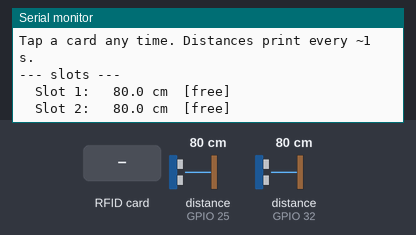
This sketch was run on a simulated ESP32. Parts: the last lines printed to the serial monitor. Wiring (inferred from the names in the program): 2 × ultrasonic range finder: trigger GPIO 26, echo GPIO 25 / trigger GPIO 33, echo GPIO 32. Inputs (shaded band) come from the test bench; at power-on: distance to the obstacle (sensors on GPIO 25, GPIO 32) 80 cm. The echo pulse lasts 58.3 µs per cm.

Above: at 1.5 s.
1.6 s: distance to the obstacle (sensor on GPIO 25) set to 2 cm
At 3.0 s:
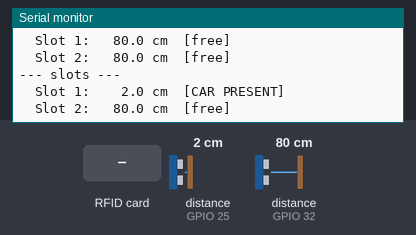
4.6 s: distance to the obstacle (sensor on GPIO 32) set to 9 cm
At 6.1 s:
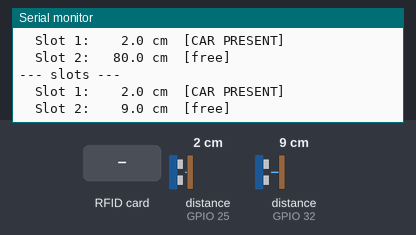
7.6 s: RFID card 5E 7A 19 C4 held to the reader
At 8.2 s:
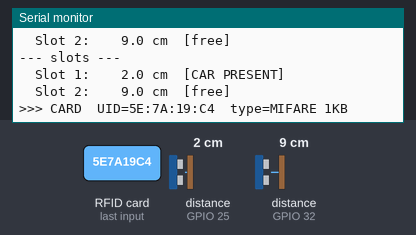
9.1 s: distance to the obstacle (sensor on GPIO 25) set to 120 cm
At 10.1 s:
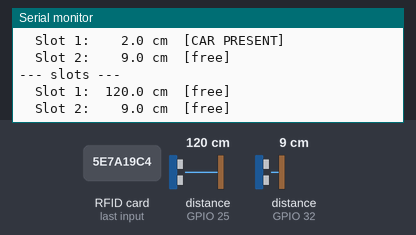
11.8 s: distance to the obstacle (sensor on GPIO 32) set to 2 cm
At 13.2 s:
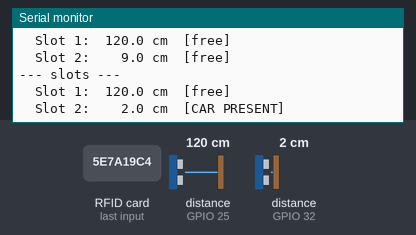

The sketch:

rc522_hcsr04_test.ino
```cpp
// ============================================================================
//  rc522_hcsr04_test.ino  —  STANDALONE hardware test (not the main project sketch)
//  Tests: RC522 RFID reader  +  two HC-SR04 ultrasonic sensors.
//  No WiFi / no backend — just prints to the Serial Monitor at 115200.
//
//  Wiring (mostly as you had it; only Sensor 2 Trig moved P27 -> P33, because
//  P27 is 2 holes from the flash pin P12 and was causing "flash read err"):
//    RC522   SS=GPIO5  RST=GPIO22  SCK=18  MISO=19  MOSI=23   VCC=3V3  GND
//    HC-SR04 #1 (Slot 1):  Trig=GPIO26  Echo=GPIO25  VCC=3V3  GND
//    HC-SR04 #2 (Slot 2):  Trig=GPIO33  Echo=GPIO32  VCC=3V3  GND
//  Keep P27, P14 and P12 EMPTY. (Sensors at 3.3V -> Echo is 3.3V, no resistors.)
//
//  Library needed: MFRC522 (GithubCommunity) — you already have it.
// ============================================================================

#include <SPI.h>
#include <MFRC522.h>

// ---- RC522 pins ----
#define RC522_SS   5
#define RC522_RST  22
MFRC522 rfid(RC522_SS, RC522_RST);

// ---- HC-SR04 pins (S2 Trig moved off P27 -> P33, away from flash pin P12) ----
#define S1_TRIG  26
#define S1_ECHO  25
#define S2_TRIG  33
#define S2_ECHO  32

// A slot counts as "occupied" when something is closer than this (tune for your model).
const float OCCUPIED_CM = 8.0;
// Max echo wait (~4 m). Keeps the loop snappy if nothing is in front.
const unsigned long ECHO_TIMEOUT_US = 25000;

unsigned long lastDistAt = 0;

// One HC-SR04 reading in cm. Returns -1 on timeout (nothing / too far).
float readDistanceCm(int trig, int echo) {
  digitalWrite(trig, LOW);
  delayMicroseconds(3);
  digitalWrite(trig, HIGH);
  delayMicroseconds(10);
  digitalWrite(trig, LOW);
  unsigned long us = pulseIn(echo, HIGH, ECHO_TIMEOUT_US);
  if (us == 0) return -1.0;            // no echo
  return (us * 0.0343) / 2.0;          // speed of sound -> distance
}

// Median of 3 quick readings (HC-SR04 can be jumpy).
float distanceCm(int trig, int echo) {
  float a = readDistanceCm(trig, echo); delay(40);
  float b = readDistanceCm(trig, echo); delay(40);
  float c = readDistanceCm(trig, echo);
  // simple median
  float hi = max(a, max(b, c));
  float lo = min(a, min(b, c));
  return a + b + c - hi - lo;
}

void printSlot(const char* name, float cm) {
  Serial.printf("  %s: ", name);
  if (cm < 0) Serial.print("-- (no echo)      ");
  else        Serial.printf("%6.1f cm  ", cm);
  bool occupied = (cm > 0 && cm < OCCUPIED_CM);
  Serial.println(occupied ? "[CAR PRESENT]" : "[free]");
}

void checkCard() {
  if (!rfid.PICC_IsNewCardPresent() || !rfid.PICC_ReadCardSerial()) return;
  String uid = "";
  for (byte i = 0; i < rfid.uid.size; i++) {
    if (i) uid += ':';
    if (rfid.uid.uidByte[i] < 0x10) uid += '0';
    uid += String(rfid.uid.uidByte[i], HEX);
  }
  uid.toUpperCase();
  Serial.printf(">>> CARD  UID=%s  type=%s\n", uid.c_str(),
                rfid.PICC_GetTypeName(rfid.PICC_GetType(rfid.uid.sak)));
  rfid.PICC_HaltA();
  rfid.PCD_StopCrypto1();
}

void setup() {
  Serial.begin(115200);
  delay(200);
  Serial.println("\n=== rc522_hcsr04_test: RC522 + 2x HC-SR04 ===");

  // RC522
  SPI.begin();                 // ESP32 VSPI: SCK=18, MISO=19, MOSI=23
  rfid.PCD_Init();
  delay(50);
  byte v = rfid.PCD_ReadRegister(MFRC522::VersionReg);
  if (v == 0x00 || v == 0xFF)
    Serial.printf("[RC522] NOT detected (version 0x%02X) — check wiring.\n", v);
  else
    Serial.printf("[RC522] detected, firmware 0x%02X.\n", v);

  // HC-SR04
  pinMode(S1_TRIG, OUTPUT); pinMode(S1_ECHO, INPUT);
  pinMode(S2_TRIG, OUTPUT); pinMode(S2_ECHO, INPUT);
  digitalWrite(S1_TRIG, LOW); digitalWrite(S2_TRIG, LOW);

  Serial.println("Tap a card any time. Distances print every ~1 s.\n");
}

void loop() {
  // Card taps are checked continuously (so a tap is never missed).
  checkCard();

  // Distances about once a second.
  if (millis() - lastDistAt >= 1000) {
    lastDistAt = millis();
    float d1 = distanceCm(S1_TRIG, S1_ECHO);
    float d2 = distanceCm(S2_TRIG, S2_ECHO);
    Serial.println("--- slots ---");
    printSlot("Slot 1", d1);
    printSlot("Slot 2", d2);
  }

  delay(10);
}
```

Measured:
- after the input at 1.6 s, the serial monitor: prints a new line after 0.61 s (image 1)
- after the input at 4.6 s, the serial monitor: prints a new line after 0.66 s (image 2)
- after the input at 7.6 s, the serial monitor: prints a new line at once (image 3)
- after the input at 9.1 s, the serial monitor: prints a new line after 0.24 s (image 4)
- after the input at 11.8 s, the serial monitor: prints a new line after 0.63 s (image 5)
